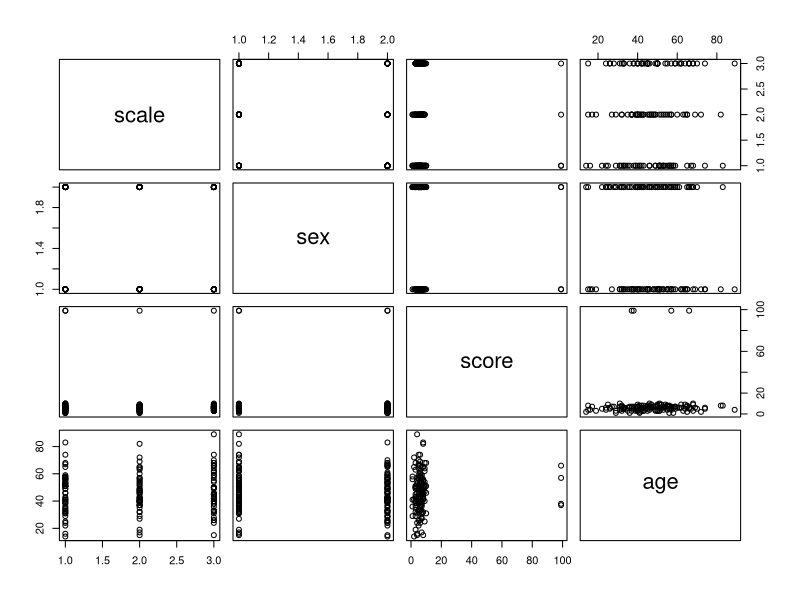

Recreate this plot in R.
## ---- chunk 1
practive <- read.csv("./Data/practiveAge.csv", header = T)

head(practive)
tail(practive)
str(practive)
summary(practive)
plot(practive)
practive
## ---- chunk 2
sum(practive$score>50) # 50이 넘는 수가 4개 확인됨
sum(practive$age>85) # 70이 넘는 수가 6개, 80이 넘는 수가 3개, 85가 넘는 수가 1개

## ---- chunk 3
practive$score <- ifelse(practive$score == 99 , NA, practive$score)
summary(practive$score) # Na's가 4개로 체크됬고 Max 가 10으로 바뀜 
## ---- chunk 4
practive2 <- read.csv("./Data/practiveAge.csv", header = T, na.strings = c("99"))
## ---- chunk 5
mean(practive$score,na.rm = T) # 하지만 이 방법은 강사님이 하지 말라고 한거 같은데 ..
## ---- chunk 6
is.na(c(1,NA,3,NA,5))

nonna.sum <- sum(practive$score[!is.na(practive$score)])
nonna.length <- length(practive$score[!is.na(practive$score)])
is.na(practive$score) # 150개의 데이터중 NA가 True로 나옴
!is.na(practive$score) # 리버스 해서 NA가 False가 됨 
practive$score[!is.na(practive$score)] # True 인 값만 나옴 
nonna.sum / nonna.length 
#= 바로 위에 5.732877 평균값을 구하는 다른 방법인데 이걸 왜 이렇게 해서 평균을 구하는지 몰겠네
## ---- chunk 7
practive$scale <- factor(practive$scale)
practive$sex <- factor(practive$sex)
str(practive)

head(practive$sex)
## ---- chunk 8
practive$score
# NA 값을 처리해야됨

summary(practive$score)
#  Min   . 1st Qu.  Median   Mean    3rd Qu.     Max.      NA's 
# 1.000   4.000   6.000     5.733    7.000    10.000       4 

## ---- chunk 9
class(practive$score)
as.factor(practive$score) 
  # factor는 numeric과 character를 다 갖는녀석이라 int만 구성되어있떤 score는 여전히 int 라서 grep이 안되는듯 
as.character(practive$score) # ?? 그래도 인티져네 ...?
class(practive$score) 
grep("NA",practive$score)
